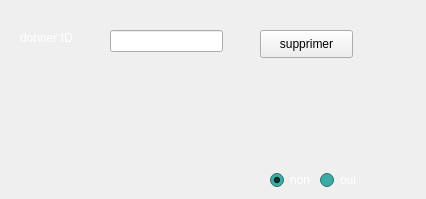
      <widget class="QWidget" name="tab_4">
       <attribute name="title">
        <string>supprimer</string>
       </attribute>
       <widget class="QLineEdit" name="sidv">
        <property name="geometry">
         <rect>
          <x>110</x>
          <y>30</y>
          <width>113</width>
          <height>22</height>
         </rect>
        </property>
        <property name="styleSheet">
         <string notr="true">background-color: none;</string>
        </property>
       </widget>
       <widget class="QLabel" name="label_24">
        <property name="geometry">
         <rect>
          <x>20</x>
          <y>30</y>
          <width>61</width>
          <height>16</height>
         </rect>
        </property>
        <property name="palette">
         <palette>
          <active>
           <colorrole role="WindowText">
            <brush brushstyle="SolidPattern">
             <color alpha="255">
              <red>255</red>
              <green>255</green>
              <blue>255</blue>
             </color>
            </brush>
           </colorrole>
           <colorrole role="Button">
            <brush brushstyle="SolidPattern">
             <color alpha="255">
              <red>61</red>
              <green>170</green>
              <blue>163</blue>
             </color>
            </brush>
           </colorrole>
           <colorrole role="Base">
            <brush brushstyle="SolidPattern">
             <color alpha="255">
              <red>61</red>
              <green>170</green>
              <blue>163</blue>
             </color>
            </brush>
           </colorrole>
           <colorrole role="Window">
            <brush brushstyle="SolidPattern">
             <color alpha="255">
              <red>61</red>
              <green>170</green>
              <blue>163</blue>
             </color>
            </brush>
           </colorrole>
          </active>
          <inactive>
           <colorrole role="WindowText">
            <brush brushstyle="SolidPattern">
             <color alpha="255">
              <red>255</red>
              <green>255</green>
              <blue>255</blue>
             </color>
            </brush>
           </colorrole>
           <colorrole role="Button">
            <brush brushstyle="SolidPattern">
             <color alpha="255">
              <red>61</red>
              <green>170</green>
              <blue>163</blue>
             </color>
            </brush>
           </colorrole>
           <colorrole role="Base">
            <brush brushstyle="SolidPattern">
             <color alpha="255">
              <red>61</red>
              <green>170</green>
              <blue>163</blue>
             </color>
            </brush>
           </colorrole>
           <colorrole role="Window">
            <brush brushstyle="SolidPattern">
             <color alpha="255">
              <red>61</red>
              <green>170</green>
              <blue>163</blue>
             </color>
            </brush>
           </colorrole>
          </inactive>
          <disabled>
           <colorrole role="WindowText">
            <brush brushstyle="SolidPattern">
             <color alpha="255">
              <red>39</red>
              <green>175</green>
              <blue>175</blue>
             </color>
            </brush>
           </colorrole>
           <colorrole role="Button">
            <brush brushstyle="SolidPattern">
             <color alpha="255">
              <red>61</red>
              <green>170</green>
              <blue>163</blue>
             </color>
            </brush>
           </colorrole>
           <colorrole role="Base">
            <brush brushstyle="SolidPattern">
             <color alpha="255">
              <red>61</red>
              <green>170</green>
              <blue>163</blue>
             </color>
            </brush>
           </colorrole>
           <colorrole role="Window">
            <brush brushstyle="SolidPattern">
             <color alpha="255">
              <red>61</red>
              <green>170</green>
              <blue>163</blue>
             </color>
            </brush>
           </colorrole>
          </disabled>
         </palette>
        </property>
        <property name="text">
         <string>donner ID</string>
        </property>
       </widget>
       <widget class="QPushButton" name="pushButton_6">
        <property name="geometry">
         <rect>
          <x>260</x>
          <y>30</y>
          <width>93</width>
          <height>28</height>
         </rect>
        </property>
        <property name="styleSheet">
         <string notr="true">background-color: none;</string>
        </property>
        <property name="text">
         <string>supprimer</string>
        </property>
       </widget>
       <widget class="QRadioButton" name="radioButton_10">
        <property name="geometry">
         <rect>
          <x>270</x>
          <y>170</y>
          <width>97</width>
          <height>20</height>
         </rect>
        </property>
        <property name="palette">
         <palette>
          <active>
           <colorrole role="WindowText">
            <brush brushstyle="SolidPattern">
             <color alpha="255">
              <red>255</red>
              <green>255</green>
              <blue>255</blue>
             </color>
            </brush>
           </colorrole>
           <colorrole role="Button">
            <brush brushstyle="SolidPattern">
             <color alpha="255">
              <red>61</red>
              <green>170</green>
              <blue>163</blue>
             </color>
            </brush>
           </colorrole>
           <colorrole role="Base">
            <brush brushstyle="SolidPattern">
             <color alpha="255">
              <red>61</red>
              <green>170</green>
              <blue>163</blue>
             </color>
            </brush>
           </colorrole>
           <colorrole role="Window">
            <brush brushstyle="SolidPattern">
             <color alpha="255">
              <red>61</red>
              <green>170</green>
              <blue>163</blue>
             </color>
            </brush>
           </colorrole>
          </active>
          <inactive>
           <colorrole role="WindowText">
            <brush brushstyle="SolidPattern">
             <color alpha="255">
              <red>255</red>
              <green>255</green>
              <blue>255</blue>
             </color>
            </brush>
           </colorrole>
           <colorrole role="Button">
            <brush brushstyle="SolidPattern">
             <color alpha="255">
              <red>61</red>
              <green>170</green>
              <blue>163</blue>
             </color>
            </brush>
           </colorrole>
           <colorrole role="Base">
            <brush brushstyle="SolidPattern">
             <color alpha="255">
              <red>61</red>
              <green>170</green>
              <blue>163</blue>
             </color>
            </brush>
           </colorrole>
           <colorrole role="Window">
            <brush brushstyle="SolidPattern">
             <color alpha="255">
              <red>61</red>
              <green>170</green>
              <blue>163</blue>
             </color>
            </brush>
           </colorrole>
          </inactive>
          <disabled>
           <colorrole role="WindowText">
            <brush brushstyle="SolidPattern">
             <color alpha="255">
              <red>39</red>
              <green>175</green>
              <blue>175</blue>
             </color>
            </brush>
           </colorrole>
           <colorrole role="Button">
            <brush brushstyle="SolidPattern">
             <color alpha="255">
              <red>61</red>
              <green>170</green>
              <blue>163</blue>
             </color>
            </brush>
           </colorrole>
           <colorrole role="Base">
            <brush brushstyle="SolidPattern">
             <color alpha="255">
              <red>61</red>
              <green>170</green>
              <blue>163</blue>
             </color>
            </brush>
           </colorrole>
           <colorrole role="Window">
            <brush brushstyle="SolidPattern">
             <color alpha="255">
              <red>61</red>
              <green>170</green>
              <blue>163</blue>
             </color>
            </brush>
           </colorrole>
          </disabled>
         </palette>
        </property>
        <property name="text">
         <string>non</string>
        </property>
        <property name="checked">
         <bool>true</bool>
        </property>
       </widget>
       <widget class="QRadioButton" name="radioButton_11">
        <property name="geometry">
         <rect>
          <x>320</x>
          <y>170</y>
          <width>97</width>
          <height>20</height>
         </rect>
        </property>
        <property name="palette">
         <palette>
          <active>
           <colorrole role="WindowText">
            <brush brushstyle="SolidPattern">
             <color alpha="255">
              <red>255</red>
              <green>255</green>
              <blue>255</blue>
             </color>
            </brush>
           </colorrole>
           <colorrole role="Button">
            <brush brushstyle="SolidPattern">
             <color alpha="255">
              <red>61</red>
              <green>170</green>
              <blue>163</blue>
             </color>
            </brush>
           </colorrole>
           <colorrole role="Base">
            <brush brushstyle="SolidPattern">
             <color alpha="255">
              <red>61</red>
              <green>170</green>
              <blue>163</blue>
             </color>
            </brush>
           </colorrole>
           <colorrole role="Window">
            <brush brushstyle="SolidPattern">
             <color alpha="255">
              <red>61</red>
              <green>170</green>
              <blue>163</blue>
             </color>
            </brush>
           </colorrole>
          </active>
          <inactive>
           <colorrole role="WindowText">
            <brush brushstyle="SolidPattern">
             <color alpha="255">
              <red>255</red>
              <green>255</green>
              <blue>255</blue>
             </color>
            </brush>
           </colorrole>
           <colorrole role="Button">
            <brush brushstyle="SolidPattern">
             <color alpha="255">
              <red>61</red>
              <green>170</green>
              <blue>163</blue>
             </color>
            </brush>
           </colorrole>
           <colorrole role="Base">
            <brush brushstyle="SolidPattern">
             <color alpha="255">
              <red>61</red>
              <green>170</green>
              <blue>163</blue>
             </color>
            </brush>
           </colorrole>
           <colorrole role="Window">
            <brush brushstyle="SolidPattern">
             <color alpha="255">
              <red>61</red>
              <green>170</green>
              <blue>163</blue>
             </color>
            </brush>
           </colorrole>
          </inactive>
          <disabled>
           <colorrole role="WindowText">
            <brush brushstyle="SolidPattern">
             <color alpha="255">
              <red>39</red>
              <green>175</green>
              <blue>175</blue>
             </color>
            </brush>
           </colorrole>
           <colorrole role="Button">
            <brush brushstyle="SolidPattern">
             <color alpha="255">
              <red>61</red>
              <green>170</green>
              <blue>163</blue>
             </color>
            </brush>
           </colorrole>
           <colorrole role="Base">
            <brush brushstyle="SolidPattern">
             <color alpha="255">
              <red>61</red>
              <green>170</green>
              <blue>163</blue>
             </color>
            </brush>
           </colorrole>
           <colorrole role="Window">
            <brush brushstyle="SolidPattern">
             <color alpha="255">
              <red>61</red>
              <green>170</green>
              <blue>163</blue>
             </color>
            </brush>
           </colorrole>
          </disabled>
         </palette>
        </property>
        <property name="text">
         <string>oui</string>
        </property>
       </widget>
      </widget>
